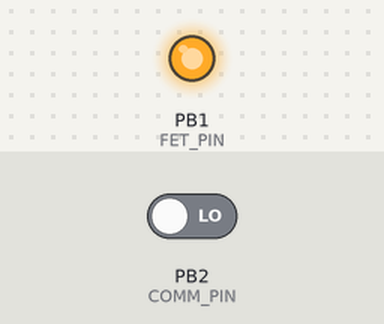
The sketch below on a simulated ATtiny85, built with avr-gcc and run on an emulated ATtiny85. On the bench: output pins drawn as LEDs (lit = HIGH). The inputs (shaded band) are chosen by the test bench; at power-on: PB2 (COMM_PIN) LOW. Sleep ends after the set time or at an interrupt; pins used as bus, display or sensor lines are not drawn.

Above: at 1.2 s.
1.3 s: PB2 (COMM_PIN) driven HIGH
At 1.8 s:
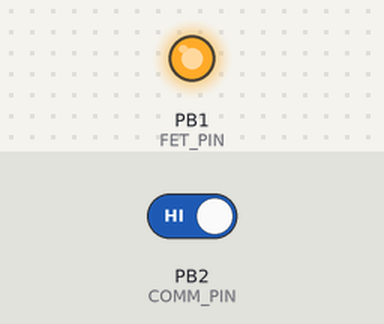
10.4 s: PB2 (COMM_PIN) driven LOW
At 11.7 s:
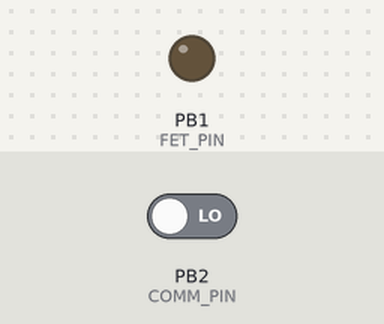
Timing chart, 0 to 22.6 s (numbered marks = the images above; inputs shaded):
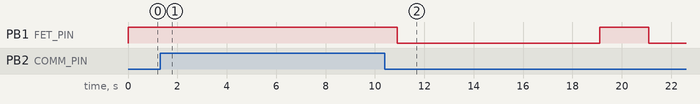

The sketch:

sensor_watchdog.ino
```cpp
#include <avr/interrupt.h>
#include <avr/io.h>
#include <avr/power.h>
#include <avr/sleep.h>
#include <avr/wdt.h>

#define FET_PIN   1
#define COMM_PIN  2
#define RESET_PIN 3
#define WAIT_TIME 2000
#define UP_TIMEOUT_TIME 30000ul
#define SUCCESS_TIMEOUT_TIME 500
#define SUCCESS_DOWNTIME 900000ul
#define FAIL_DOWNTIME 8000ul // Min time actually asleep is just over 8s


int read_state;
unsigned long start_time;
unsigned long cur_time;
unsigned long slept_time;
uint8_t mcucr1, mcucr2;

void setup() {
  wdt_reset();
  wdtDisable();
  pinMode(FET_PIN, OUTPUT);
  pinMode(RESET_PIN, OUTPUT);
  pinMode(COMM_PIN, INPUT);
  digitalWrite(RESET_PIN, HIGH);
}

void loop() {
  digitalWrite(FET_PIN, HIGH);
  delay(WAIT_TIME);

  read_state = digitalRead(COMM_PIN);
  if (read_state == HIGH) {
    wait_for_signal();
  } else {
    fail();
  }
}

void wait_for_signal() {
  start_time = millis();
  while(true) {
    delay(5);
    read_state = digitalRead(COMM_PIN);
    if (read_state == LOW) {
      wait_for_success_signal();
      return;
    }
    cur_time = millis();
    if (cur_time - start_time > UP_TIMEOUT_TIME) {
      fail();
      return;
    }
  }
}

void wait_for_success_signal() {
  start_time = millis();
  while(true) {
    delay(5);
    read_state = digitalRead(COMM_PIN);
    if (read_state == HIGH) {
      success();
      return;
    }
    cur_time = millis();
    if (cur_time - start_time > SUCCESS_TIMEOUT_TIME) {
      fail();
      return;
    }
  }
}

void success() {
  digitalWrite(FET_PIN, LOW);
  sleep(SUCCESS_DOWNTIME);
}

void fail() {
  digitalWrite(FET_PIN, LOW);
  sleep(FAIL_DOWNTIME);
}

// Based on https://github.com/JChristensen/millionOhms_SW/blob/master/millionOhms.cpp
void sleep(unsigned long downtime) {
     slept_time = 0ul;
     do {
        ACSR |= _BV(ACD);                         //disable the analog comparator
        ADCSRA &= ~_BV(ADEN);                     //disable ADC
        set_sleep_mode(SLEEP_MODE_PWR_DOWN);
        sleep_enable();
        wdtEnable();              //start the WDT
        //turn off the brown-out detector.
        //must have an ATtiny45 or ATtiny85 rev C or later for software to be able to disable the BOD.
        //current while sleeping will be <0.5uA if BOD is disabled, <25uA if not.
        cli();
        mcucr1 = MCUCR | _BV(BODS) | _BV(BODSE);  //turn off the brown-out detector
        mcucr2 = mcucr1 & ~_BV(BODSE);
        MCUCR = mcucr1;
        MCUCR = mcucr2;
        sei();                         //ensure interrupts enabled so we can wake up again
        sleep_cpu();                   //go to sleep
                                       //----zzzz----zzzz----zzzz----zzzz
        cli(); //wake up here, disable interrupts
        sleep_disable();
        wdtDisable();                  //don't need the watchdog while we're awake
        sei(); //enable interrupts again
        slept_time += 8192ul;
        if (slept_time >= downtime) {
            break;
        }
     } while (true);
}

ISR(WDT_vect) {} //don't need to do anything here when the WDT wakes the MCU


//enable the wdt for 8sec interrupt
void wdtEnable(void)
{
    wdt_reset();
    cli();
    MCUSR = 0x00;
    WDTCR |= _BV(WDCE) | _BV(WDE);
    WDTCR = _BV(WDIE) | _BV(WDP3) | _BV(WDP0);    //8192ms
    sei();
}

//disable the wdt
void wdtDisable(void)
{
    wdt_reset();
    cli();
    MCUSR = 0x00;
    WDTCR |= _BV(WDCE) | _BV(WDE);
    WDTCR = 0x00;
    sei();
}
```

Measured:
- after the input at 1.3 s, PB1 (FET_PIN): stays HIGH (without the input it goes to LOW after 0.70 s)
- after the input at 10.4 s, PB1 (FET_PIN): HIGH → LOW after 0.51 s, → HIGH 8.2 s later, → LOW 2.0 s later
